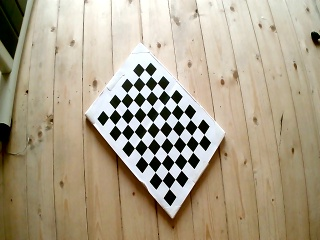
#> input picture Python/calibration_320x240_v2/0.jpg, 320 x 240 px; its folder holds only this picture in this run
$ jupyter execute --allow-errors another_callib_approach_that_actually_works.ipynb
#> lines starting #> are read from the running program, lines starting #| are printed output that depends on the picture; after the words box and inside, x2 and y2 are one past the last pixel; in counts of white or black regions, pixels touching at a corner belong together; long printed decimals are rounded
[cell 1]
import numpy as np
import cv2 as cv
import glob
# termination criteria
criteria = (cv.TERM_CRITERIA_EPS + cv.TERM_CRITERIA_MAX_ITER, 30, 0.001)
# prepare object points, like (0,0,0), (1,0,0), (2,0,0) ....,(6,5,0)
# Amount of corners in x and y direction (10, 7)
objp = np.zeros((7*10,3), np.float32)
objp[:,:2] = np.mgrid[0:10,0:7].T.reshape(-1,2)
# Arrays to store object points and image points from all the images.
objpoints = [] # 3d point in real world space
imgpoints = [] # 2d points in image plane.
images = glob.glob('calibration_320x240_v2/*.jpg')
print("Amount of images: ", len(images))
number_of_valid_images = 0
for fname in images:
    img = cv.imread(fname)
#> img is the input picture: shape (240, 320, 3); mean B, G, R 137.8, 160.4, 172.1
    gray = cv.cvtColor(img, cv.COLOR_BGR2GRAY)
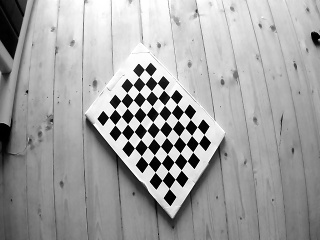
#> gray: shape (240, 320); min 0, max 255, mean 161.3
    # Find the chess board corners
    ret, corners = cv.findChessboardCorners(gray, (10,7), None)
#> ret = True; corners = 70 rows, first 8: [169, 188.4], [162.1, 180.3], [155, 172.1], [148.2, 164], [141.3, 155.9], [134.5, 148], [127.9, 140.2], [121.4, 132.4]
    # If found, add object points, image points (after refining them)
    if ret == True:
        number_of_valid_images += 1
        objpoints.append(objp)
        corners2 = cv.cornerSubPix(gray,corners, (5,5), (-1,-1), criteria)
#> corners2 = 70 rows, first 8: [169.2, 188.4], [162.1, 180.3], [155.1, 172.2], [148.2, 164], [141.3, 155.9], [134.5, 148], [127.9, 140.2], [121.4, 132.4]
        imgpoints.append(corners2)
        # Draw and display the corners
        cv.drawChessboardCorners(img, (10,7), corners2, ret)
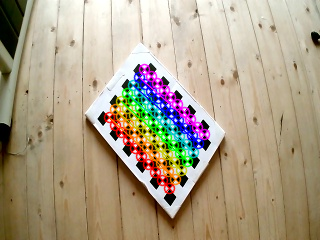
#> img: shape (240, 320, 3); 8.45% of pixels changed, all inside (x1, y1, x2, y2) = (103, 63, 211, 195)
        cv.imshow('img', img)
        cv.waitKey(200)

print("Amount of valid images: ", number_of_valid_images)
cv.destroyAllWindows()

[cell 2]
ret, mtx, dist, rvecs, tvecs = cv.calibrateCamera(objpoints, imgpoints, gray.shape[::-1], None, None)
#> ret = 0.0725; mtx = [[317.9, 0, 154.4], [0, 427.7, 120.1], [0, 0, 1]]; dist = [[-0.642, 12.65, 0.0215, -0.00209, -353.7]]; rvecs = ([-0.147, -0.41, -2.39],); tvecs = ([1.57, 5.4, 33.63],)

[cell 3]
# Undistort image
img = cv.imread('calibration_320x240_v2/14.jpg')
#> (the rest of this cell did not finish here and is left out)

[cell 4]
print("Camera matrix: ", mtx)
#| Camera matrix:  [[317.917   0.         154.448]
#|  [  0.         427.698 120.074]
#|  [  0.           0.           1.        ]]
print("Distortion coefficients: ", dist)
#| Distortion coefficients:  [[-6.41611882e-01  1.26519482e+01  2.15159646e-02 -2.09306588e-03
#|   -3.53733949e+02]]

$ run again, on Python/calibration_320x240_v2/12.jpg
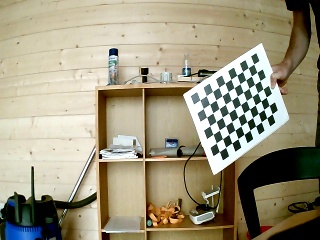
#> input picture Python/calibration_320x240_v2/12.jpg, 320 x 240 px
#> img is the input picture: shape (240, 320, 3); mean B, G, R 126.6, 150.2, 157.4
#> `gray = cv.cvtColor(img, cv.COLOR_BGR2GRAY)`:
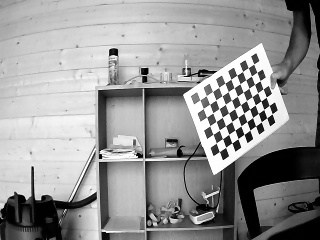
#> gray: shape (240, 320); min 0, max 255, mean 149.7
#> `ret, corners = cv.findChessboardCorners(gray, (10,7), None)`: ret = True; corners = 70 rows, first 8: [204, 103], [206, 101], [212.6, 91.51], [218.7, 87.43], [225, 83.09], [230.9, 79.26], [237, 75.14], [242.5, 71.52]
#> corners2 = 70 rows, first 8: [204, 103], [209.7, 104.3], [212.6, 91.48], [218.7, 87.33], [225, 83.22], [231, 79.03], [237.1, 74.95], [242.5, 71.5]
#> `cv.drawChessboardCorners(img, (10,7), corners2, ret)`:
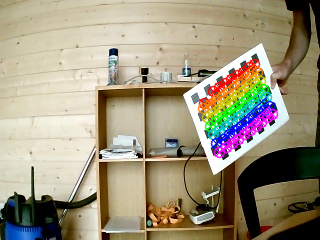
#> img: shape (240, 320, 3); 6.09% of pixels changed, all inside (x1, y1, x2, y2) = (197, 58, 279, 159)
#> `ret, mtx, dist, rvecs, tvecs = cv.calibrateCamera(objpoints, imgpoints..`: ret = 1.07; mtx = [[416.6, 0, 175.3], [0, 781.8, 130.5], [0, 0, 1]]; dist = [[10.76, -1105.7, 0.139, 1.27, 17272.4]]; rvecs = ([0.222, 0.149, -0.484],); tvecs = ([5.09, -3.13, 98.89],)
#| Camera matrix:  [[416.633   0.         175.298]
#|  [  0.         781.811 130.544]
#|  [  0.           0.           1.        ]]
#| Distortion coefficients:  [[ 1.07558546e+01 -1.10565180e+03  1.38973988e-01  1.27393981e+00
#|    1.72724342e+04]]

$ run again, on Python/calibration_320x240_v2/15.jpg
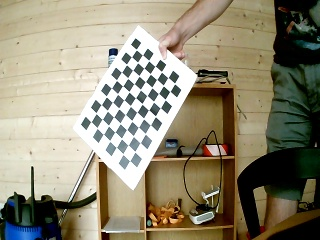
#> input picture Python/calibration_320x240_v2/15.jpg, 320 x 240 px
#> img is the input picture: shape (240, 320, 3); mean B, G, R 116.9, 138.1, 144.4
#> `gray = cv.cvtColor(img, cv.COLOR_BGR2GRAY)`:
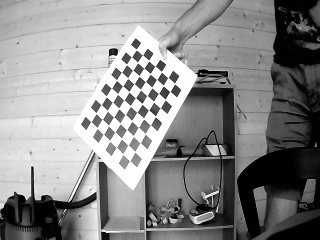
#> gray: shape (240, 320); min 0, max 255, mean 137.6
#> `ret, corners = cv.findChessboardCorners(gray, (10,7), None)`: ret = True; corners = 70 rows, first 8: [90.88, 121.6], [96.21, 113.3], [101.4, 104.7], [106.3, 96.51], [111.4, 88.04], [116.5, 80.31], [121.4, 72.06], [126.5, 64.49]
#> corners2 = 70 rows, first 8: [90.89, 121.6], [96.11, 113.2], [101.3, 104.6], [106.3, 96.44], [111.4, 88.05], [116.5, 80.19], [121.5, 72.21], [126.5, 64.44]
#> `cv.drawChessboardCorners(img, (10,7), corners2, ret)`:
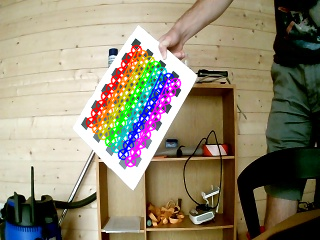
#> img: shape (240, 320, 3); 7.58% of pixels changed, all inside (x1, y1, x2, y2) = (85, 44, 182, 168)
#> `ret, mtx, dist, rvecs, tvecs = cv.calibrateCamera(objpoints, imgpoints..`: ret = 0.094; mtx = [[143.9, 0, 155.8], [0, 188.8, 149.2], [0, 0, 1]]; dist = [[-0.18, 0.208, -0.00471, 0.00531, -0.0739]]; rvecs = ([-0.101, -0.0868, -0.936],); tvecs = ([-7.84, -2.51, 16.72],)
#| Camera matrix:  [[143.891   0.         155.752]
#|  [  0.         188.807 149.164]
#|  [  0.           0.           1.        ]]
#| Distortion coefficients:  [[-0.1804  0.2081 -0.004712  0.00531 -0.07393]]

$ run again, on Python/calibration_320x240_v2/1.jpg
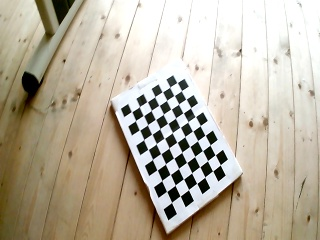
#> input picture Python/calibration_320x240_v2/1.jpg, 320 x 240 px
#> img is the input picture: shape (240, 320, 3); mean B, G, R 159.4, 177, 186.3
#> `gray = cv.cvtColor(img, cv.COLOR_BGR2GRAY)`:
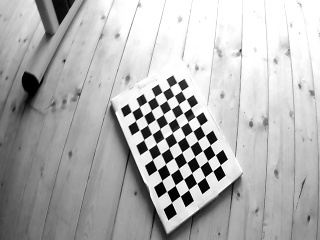
#> gray: shape (240, 320); min 0, max 255, mean 177.8
#> `ret, corners = cv.findChessboardCorners(gray, (10,7), None)`: ret = True; corners = 70 rows, first 8: [171.6, 202.4], [166.6, 191.4], [161.7, 180.6], [157.1, 169.9], [152.5, 159.4], [148.1, 149.4], [143.6, 139.7], [139.5, 130]
#> corners2 = 70 rows, first 8: [171.6, 202.4], [166.6, 191.4], [161.7, 180.6], [157.1, 169.9], [152.5, 159.5], [148.1, 149.4], [143.7, 139.6], [139.5, 130]
#> `cv.drawChessboardCorners(img, (10,7), corners2, ret)`:
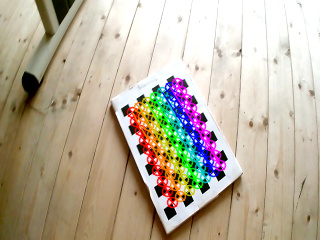
#> img: shape (240, 320, 3); 8.78% of pixels changed, all inside (x1, y1, x2, y2) = (126, 77, 227, 209)
#> `ret, mtx, dist, rvecs, tvecs = cv.calibrateCamera(objpoints, imgpoints..`: ret = 0.0847; mtx = [[208.7, 0, 165.2], [0, 270, 134.1], [0, 0, 1]]; dist = [[0.0753, -5.39, -0.00143, -0.00601, 29.52]]; rvecs = ([-0.243, -0.388, -2.06],); tvecs = ([0.636, 5.3, 20.69],)
#| Camera matrix:  [[208.669   0.         165.223 ]
#|  [  0.         269.964 134.083]
#|  [  0.           0.           1.        ]]
#| Distortion coefficients:  [[ 7.52709628e-02 -5.39217815e+00 -1.42663563e-03 -6.01264006e-03
#|    2.95186427e+01]]
